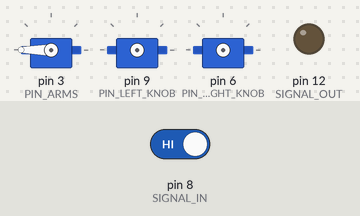
Simulated run of this sketch. Board: Arduino Uno, built with avr-gcc and run on an emulated ATmega328P. Parts: 3 × servo, output pins drawn as LEDs (lit = HIGH). Inputs (shaded band) come from the test bench; at power-on: pin 8 (SIGNAL_IN) HIGH. At 27.1 s the program stops and its outputs stay as they are.

Above: at 0.1 s.
At 17.9 s:
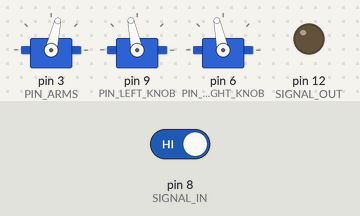
18.0 s: pin 8 (SIGNAL_IN) driven HIGH
At 28.2 s:
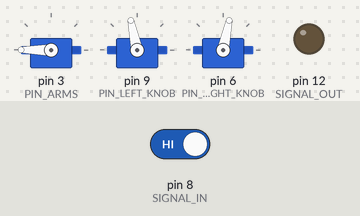
Timing chart, 0 to 28.6 s (numbered marks = the images above; inputs shaded):
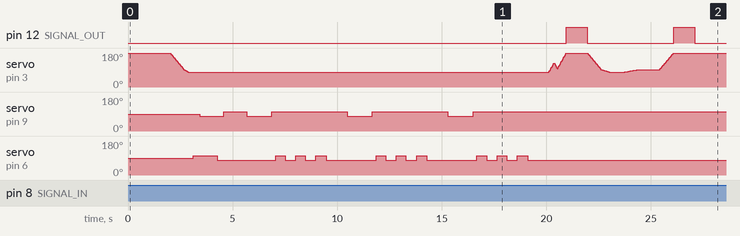

Measured:
- by itself, pin 12 (SIGNAL_OUT): alternates HIGH for 1.0 s and LOW for 4.1 s

The sketch:

arduino_bottom_level.ino
```cpp
#include <Servo.h>

// pin assignment
#define PIN_ARMS       3
#define PIN_LEFT_KNOB  9
#define PIN_RIGHT_KNOB 6

// arm constants
#define ARMS_START 180
#define ARMS_FINISH 77

// communication
#define SIGNAL_IN      8
#define SIGNAL_OUT     12


Servo arms;
Servo leftKnob;
Servo rightKnob;

// create drawing direction indicators. Servo 2 should be acting on the up/down direction
int UP    = 2;
int DOWN  = 1;
int RIGHT = 4;
int LEFT  = 3;


// set null speed for both servos
int null_speed = 90;
// set drive speed for both motors
int drive_speed = 12;


void setup()
{

  pinMode(SIGNAL_IN, INPUT);
  pinMode(SIGNAL_OUT, OUTPUT);
  digitalWrite(SIGNAL_OUT, LOW);

  arms.attach(PIN_ARMS);
  arms.write(ARMS_START);

  delay(1000);

}


void loop()
{

  while  (digitalRead(SIGNAL_IN) != HIGH)
  {}                      //Do Nothing
  // play etch a sketch


  play_etch_a_sketch();

  // signal completion of game
  finished();

  // wait for 2nd game
  while  (digitalRead(SIGNAL_IN) != HIGH)
  {}                      //Do Nothing

  pick_up_card();

  finished();

  while  (true)
  {}

}

/********************* FUNCTIONS  ************************************************************************/


/********************* FINISHED  ************************************************************************/

void finished()
{

  digitalWrite(SIGNAL_OUT, HIGH);
  delay(1000);
  digitalWrite(SIGNAL_OUT, LOW);

}

/********************* PICK UP CARD  ************************************************************************/

void pick_up_card()
{

    arms.attach(PIN_ARMS);
    // lower arms
    for (int i = ARMS_START; i >= ARMS_FINISH + 15; i-=2)
    {
      arms.write(i);
      delay(15);
    }

    for (int i = ARMS_FINISH + 15; i >= ARMS_FINISH; i--)
    {
      arms.write(i);
      delay(30);
    }

    delay(500);
    //raise arms
    for (int i = ARMS_FINISH; i <= ARMS_FINISH + 15; i++)
    {
      arms.write(i);
      delay(50);
    }
    delay(1000);
    for (int i = ARMS_FINISH + 15; i <= ARMS_START; i+=2)
    {
      arms.write(i);
      delay(15);
    }

    arms.detach();

}

/********************* PLAY ETCH A SKETCH  ************************************************************************/

void play_etch_a_sketch()
{

    arms.attach(PIN_ARMS);

    leftKnob.attach(PIN_LEFT_KNOB);
    rightKnob.attach(PIN_RIGHT_KNOB);
    leftKnob.write(90);
    rightKnob.write(90);

    delay(1000);

    for (int i = ARMS_START; i >= ARMS_FINISH + 15; i-=2)
    {
      arms.write(i);
      delay(15);
    }

    for (int i =  ARMS_FINISH + 15; i >= ARMS_FINISH; i--)
    {
      arms.write(i);
      delay(15);
    }

    delay(200);

    //draw I
    draw_action(LEFT, 300);
    draw_action(UP, 850);
    draw_action(RIGHT, 300);
    draw_action(DOWN, 700);
    draw_action(RIGHT, 400);

    draw_e();

    draw_e();

    draw_e();


    for (int i = ARMS_FINISH; i <= ARMS_FINISH + 50; i+=3)
    {
      arms.write(i);
      delay(15);
    }

    for (int i = ARMS_FINISH + 50; i >= ARMS_FINISH + 20; i-=3)
    {
      arms.write(i);
      delay(15);
    }

    for (int i = ARMS_FINISH + 20; i <= ARMS_START; i+=3)
    {
      arms.write(i);
      delay(15);
    }

    arms.detach();

}


/********************* DRAW ACTION  ************************************************************************/

void draw_action(int draw_dir, int seconds)
{

  switch(draw_dir)
  {

  case 1:
    leftKnob.attach(PIN_LEFT_KNOB);
    leftKnob.write(null_speed + drive_speed);
    delay(seconds);
    leftKnob.detach();
    break;
  case 2:
    leftKnob.attach(PIN_LEFT_KNOB);
    leftKnob.write(null_speed - drive_speed);
    delay(seconds);
    leftKnob.detach();
    break;
  case 3:
    rightKnob.attach(PIN_RIGHT_KNOB);
    rightKnob.write(null_speed + drive_speed);
    delay(seconds);
    rightKnob.detach();
    break;
  case 4:
    rightKnob.attach(PIN_RIGHT_KNOB);
    rightKnob.write(null_speed - drive_speed);
    delay(seconds);
    rightKnob.detach();

  }

}

void draw_e()
{

      // draw E
    draw_action(UP, 800);
    draw_action(RIGHT, 400);
    draw_action(DOWN, 190);
    draw_action(LEFT, 350);
    draw_action(DOWN, 105);
    draw_action(RIGHT, 400);
    draw_action(DOWN, 105);
    draw_action(LEFT, 350);
    draw_action(DOWN, 105);
    draw_action(RIGHT, 400);
    draw_action(DOWN, 105);
    draw_action(LEFT, 500);
    draw_action(RIGHT, 1000);

}
```
